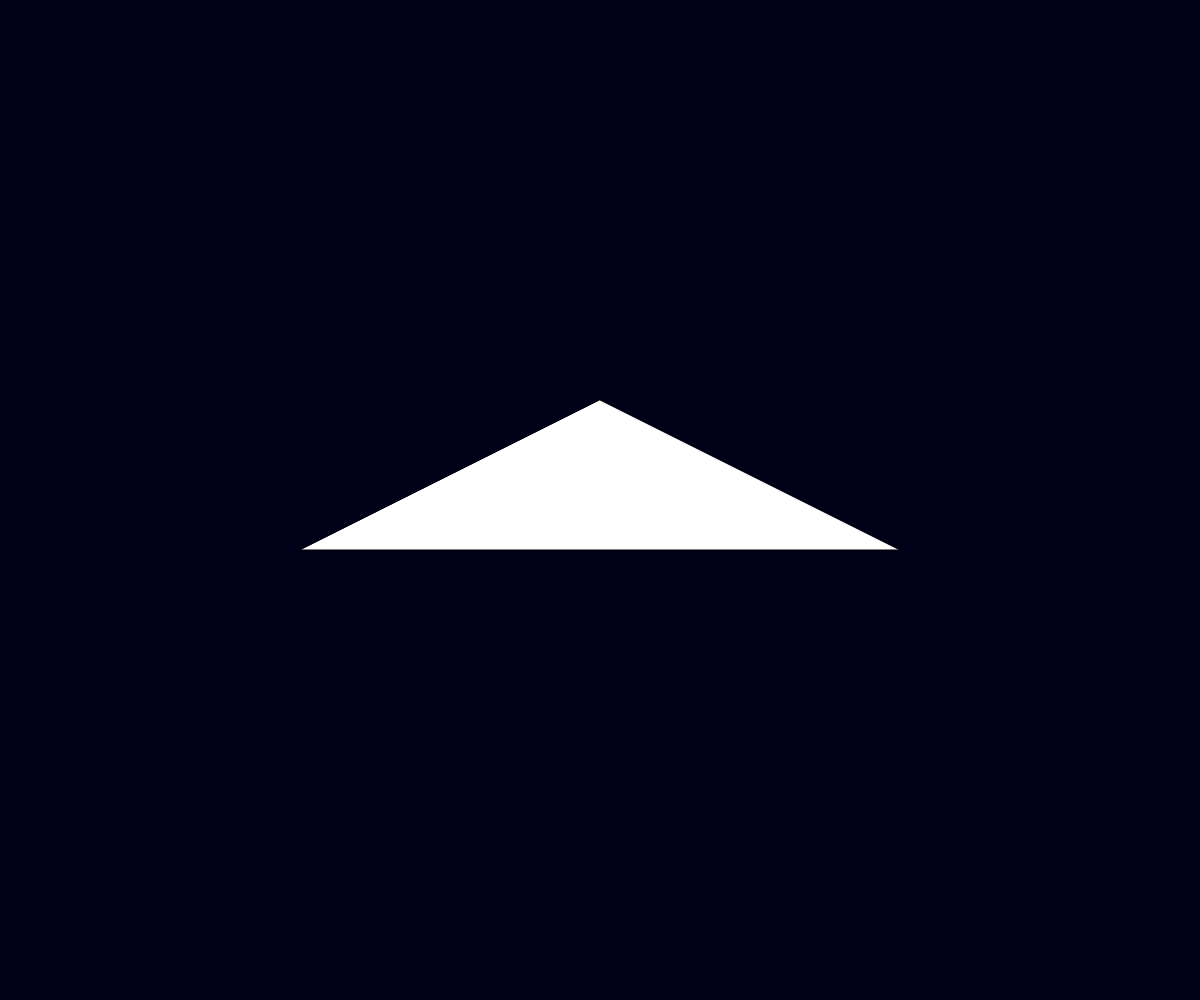
Frame 1 (no input)
Frame 60 (no input): identical to frame 1, image omitted
Frame 120 (the mouse pressed at the canvas centre since frame 60): identical to frame 1, image omitted

The p5.js sketch that drew this single still picture (run headless with seeded random() and noise() and a simulated clock; from frame 60 on, the mouse is pressed at the canvas centre):

// p5.js sketch
// ── sketch.js
function setup() {
  createCanvas(windowWidth, windowHeight);
  
}

function draw() {
  background(0, 0, 25);
  triangle(windowWidth/2, windowHeight/2 - 100, windowWidth/2 + 300, windowHeight/2 + 50, windowWidth/2 - 300, windowHeight/2 + 50);
}

// ── readme.html
<!DOCTYPE html>
<html lang="en">
<head>
  <meta charset="UTF-8">
  <script src="sketch.js"></script>
  <title>Sketch Name</title> <!--Update your title here-->
  <!--Add style to your code within the style tag <style></style>
  Read the W3Schools CSS Intro for more: https://www.w3schools.com/css/css_intro.asp 
  -->
  <style>
    body {
      font-family: sans-serif;
      margin: 2em;
      /*padding: 1em;*/
      color: #000000;
      background-color: #f0f0f0;
    }

    a {
      color: rgb(0,0,255);
    }

    a:hover {
      text-decoration: dashed;
    }

    h1 {
      /* Insert your own style here */
    }

    h2 {
      /* Insert your own style here */
    }
  </style>
</head>

<body>
    <h1>Raining</h1>
    <p>My idea is to make a simple raining scene, with a triangle in the middle to represent the umbrella, and it's protecting a rotating sqaure under. Whenever my mouse is pressed, the raindrops made by strokes will randomly form, scattered in the canvas, the color of the triangle will varie from a choosen color palatte and the square will rotate.</p>
    <p><a href="index.html" target="_blank">Link to sketch</a></p>

   <h2>Resources</h2>
   <ul>
    <li><a href="https://idmp5.github.io/p5/p5-setup/" target="_blank">https://idmp5.github.io/p5/p5-setup/</a></li>
    <li><a href="https://p5js.org/examples/Calculating-Values-Map/" target="_blank">https://p5js.org/examples/Calculating-Values-Map/</a></li>
    <li><a href="https://p5js.org/examples/Interaction-Mouse-Pressed/" target="_blank">https://p5js.org/examples/Interaction-Mouse-Pressed/</a></li>
    <li><a href="https://p5js.org/reference/p5/for/" target="_blank">https://p5js.org/reference/p5/for/</a></li>
    <li><a href="https://p5js.org/reference/#/p5/triangle" target="_blank">https://p5js.org/reference/#/p5/triangle</a></li>
    <li><a href="https://p5js.org/reference/#/p5/rect" target="_blank">https://p5js.org/reference/#/p5/rect</a></li>
    <li><a href="https://p5js.org/reference/p5/if/" target="_blank">https://p5js.org/reference/p5/if/</a></li>
    <li><a href="https://p5js.org/reference/p5/randomSeed/" target="_blank">https://p5js.org/reference/p5/randomSeed/</a></li>
    <li><a href="https://p5js.org/reference/#/p5/random" target="_blank">https://p5js.org/reference/#/p5/random</a></li>
    <li><a href="https://p5js.org/reference/p5/stroke/" target="_blank">https://p5js.org/reference/p5/stroke/</a></li>
    <li><a herf="https://notebook.google.com/notebook/3a29e680-8151-4441-aedf-2f1a6a1bcb31?authuser=1&pageId=none" target="_blank">https://notebook.google.com/notebook/3a29e680-8151-4441-aedf-2f1a6a1bcb31?authuser=1&pageId=none</a></li>
   </ul>

    <!--Replace with your own image-->
    <!--You can limit the size of your displayed image using "height" or "width" -->
    <img src="media/IMG_sketch.JPG" height="400px" alt="This is my sktech, I originally just wanted to do shapes, but then I realized that I can create relationships between. Initially I want the triangle to move, but it was too complicated to do, so I decided to change its color."></img>
</body>
</html>
